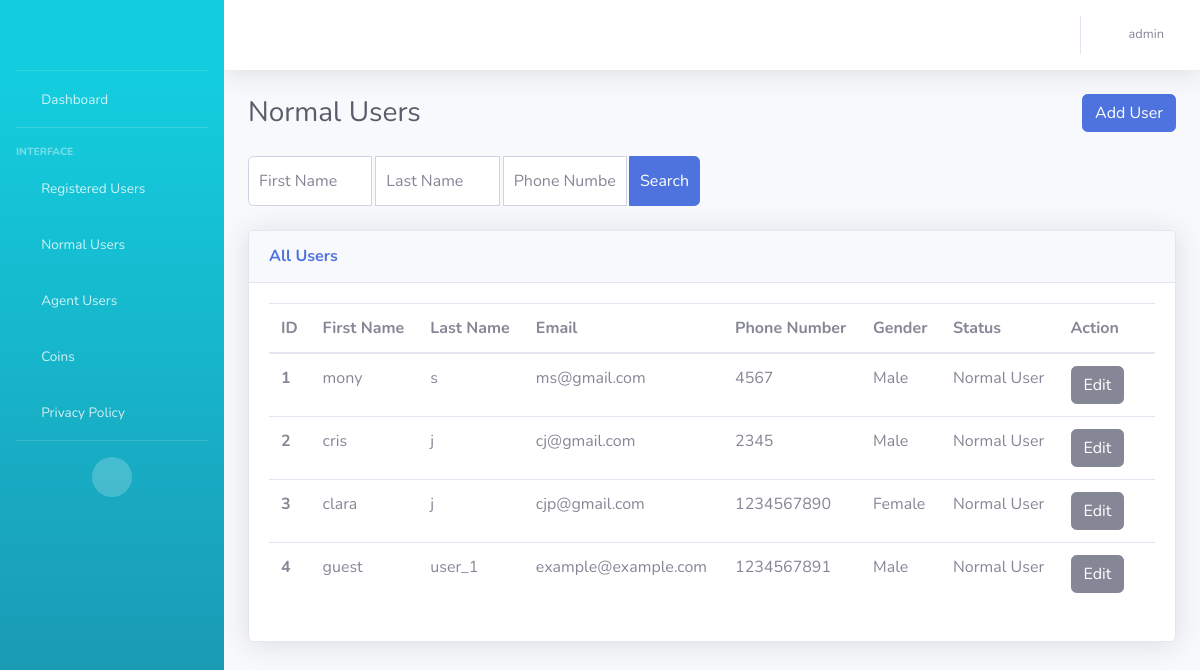
/normal_user (signed in), run on the app's committed database.
### koodeapp/models.py (models this page shows, shortened)
class CustomerModel(models.Model):
    NORMAL_USER = 'Normal User'
    AGENT_USER = 'Agent User'
    USER_STATUS_CHOICES = [
        (NORMAL_USER, 'Normal User'),
        (AGENT_USER, 'Agent User'),
    ]
    MALE = 'Male'
    FEMALE = 'Female'
    GENDER_CHOICES = [
        (MALE, 'Male'),
        (FEMALE, 'Female')
    ]
    BOTH = 'Both'
    MALAYALAM = 'Malayalam'
    TAMIL = 'Tamil'
    LANGUAGE_CHOICES = [
        (BOTH, 'Both'),
        (MALAYALAM, 'Malayalam'),
        (TAMIL, 'Tamil'),
    ]
    customer_id = models.AutoField(primary_key=True)
    customer_first_name = models.CharField(max_length=100, default="guest")
    customer_last_name = models.CharField(max_length=100, blank=True, null=True)
    customer_email = models.EmailField(default="example@example.com")
    customer_phone_number = models.CharField(
        max_length=10,  # Ensure max length of 10
        unique=True,  # Enforce uniqueness
        validators=[validate_phone_number]  # Custom validation for exactly 10 digits
    )
    customer_password = models.CharField(max_length=100, default='unknown')
    rating = models.IntegerField(default=0)
    terms_conditions = models.BooleanField(default=False)
    is_online = models.BooleanField(default=False)
    is_existing = models.BooleanField(default=False)
    adhaar_no = models.CharField(max_length=50, default="unknown")
    gender = models.CharField(
        max_length=20,
        choices=GENDER_CHOICES,
        null=True
    )
    status = models.CharField(
        max_length=20,
        choices=USER_STATUS_CHOICES,
        default=NORMAL_USER,
    )
    languages = models.CharField(
        max_length=20,
        choices=LANGUAGE_CHOICES,
        default=BOTH,
    )
    @property
    def rating(self):
        rating = RatingModel.objects.filter(agent=self).aggregate(Avg('ratings')).get('ratings__avg')
        return rating if rating is not None else 0

### koodeapp/views.py (the view)
# urls.py: path('normal_user', views.normal_user, name='normal_user'),  # Page for viewing all users
def normal_user(request):
    username = request.session.get('user', None)
    if username is None:
        return redirect('/login')
    users=CustomerModel.objects.filter(status='Normal User')
    return render(request, 'normaluser.html',{'users': users, 'username': username})

### templates/normaluser.html (shortened to what this page needs)
{% extends 'base.html' %}
{% block content %}
    <div class="container-fluid">
        <div class="d-sm-flex align-items-center justify-content-between mb-4">
            <h1 class="h3 mb-0 text-gray-800">Normal Users</h1>
            <div>
                <a href="{% url 'add_user' %}" class="btn btn-primary">Add User</a>
            </div>
        </div>
        <div class="row mb-4">
            <div class="col-lg-6">
                <form method="GET" action="{% url 'user_search' %}" class="navbar-search">
                    <div class="input-group">
                        <input type="text" name="first_name" class="form-control bg-white border-1 small rounded-left"
                               placeholder="First Name" aria-label="First Name" aria-describedby="basic-addon2"
                               style="padding: 10px; border-radius: 25px 0 0 25px; height: 50px;">
                        <input type="text" name="last_name" class="form-control bg-white border-1 small"
                               placeholder="Last Name" aria-label="Last Name" aria-describedby="basic-addon2"
                               style="padding: 10px; margin-left: 3px; height: 50px;">
                        <input type="text" name="phone_number" class="form-control bg-white border-1 small"
                               placeholder="Phone Number" aria-label="Phone Number" aria-describedby="basic-addon2"
                               style="padding: 10px; margin-left: 3px; height: 50px;">
                        <div class="input-group-append">
                            <button class="btn btn-primary" type="submit" style="padding: 10px; margin-left: 3px;">
                                Search
                            </button>
                        </div>
                    </div>
                </form>
            </div>
        </div>
        <div class="row">
            <div class="col">
                <div class="card shadow mb-4">
                    <div class="card-header py-3 d-flex flex-row align-items-center justify-content-between">
                        <h6 class="m-0 font-weight-bold text-primary">All Users</h6>
                    </div>
                    <div class="card-body">
                        <div class="table-responsive">
                            <table class="table table-hover all-users">
                                <thead>
                                    <tr>
                                        <th scope="col">ID</th>
                                        <th scope="col">First Name</th>
                                        <th scope="col">Last Name</th>
                                        <th scope="col">Email</th>
                                        <th scope="col">Phone Number</th>
                                        <th scope="col">Gender</th>
                                        <th scope="col">Status</th>
                                        <th scope="col">Action</th>
                                    </tr>
                                </thead>
                                <tbody>
                                {% for user in users %}
                                    <tr>
                                        <th scope="row">{{ forloop.counter }}</th>
                                        <td>{{ user.customer_first_name }}</td>
                                        <td>{{ user.customer_last_name }}</td>
                                        <td>{{ user.customer_email }}</td>
                                        <td>{{ user.customer_phone_number }}</td>
                                        <td>{{ user.gender }}</td>
                                        <td>
                                            <span id="status_text_{{ user.customer_id }}">{{ user.status }}</span>
                                        </td>
                                        <td>
                                            <button id="edit_button_{{ user.customer_id }}" class="btn btn-secondary" onclick="editStatus('{{ user.customer_id }}')">Edit</button>
                                            <form id="delete_form_{{ user.customer_id }}" method="POST" action="{% url 'delete_user' %}" style="display: inline;">
                                                <i class="fas fa-trash" onclick="document.getElementById('delete_form_{{ user.customer_id }}').submit();" style="cursor: pointer;"></i>
                                            </form>
                                        </td>
                                    </tr>
                                {% endfor %}
                                </tbody>
                            </table>
                        </div>
                    </div>
                </div>
            </div>
        </div>
    </div>
{% endblock %}

### data on the page
CustomerModel: customer_first_name "mony", customer_last_name "s", customer_email "ms@gmail.com", customer_phone_number "4567", gender "Male", status "Normal User"
CustomerModel: customer_first_name "cris", customer_last_name "j", customer_email "cj@gmail.com", customer_phone_number "2345", gender "Male", status "Normal User"
CustomerModel: customer_first_name "clara", customer_last_name "j", customer_email "cjp@gmail.com", customer_phone_number "1234567890", gender "Female", status "Normal User"
CustomerModel: customer_first_name "guest", customer_last_name "user_1", customer_email "example@example.com", customer_phone_number "1234567891", gender "Male", status "Normal User"

### other printed values
{{ username }} "admin"
